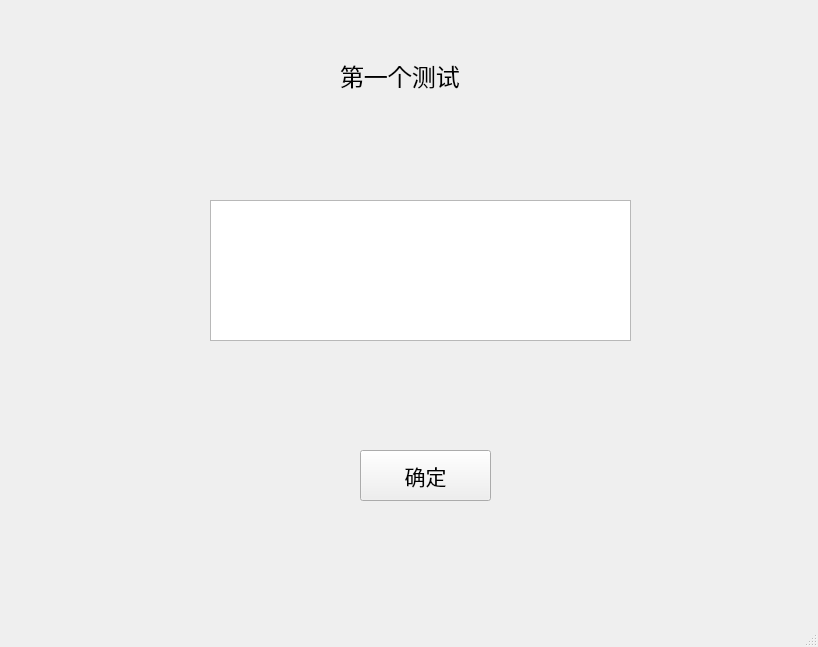
<?xml version="1.0" encoding="UTF-8"?>
<ui version="4.0">
 <class>MainWindow</class>
 <widget class="QMainWindow" name="MainWindow">
  <property name="geometry">
   <rect>
    <x>0</x>
    <y>0</y>
    <width>818</width>
    <height>647</height>
   </rect>
  </property>
  <property name="windowTitle">
   <string>MainWindow</string>
  </property>
  <widget class="QWidget" name="centralwidget">
   <widget class="QLabel" name="label">
    <property name="enabled">
     <bool>true</bool>
    </property>
    <property name="geometry">
     <rect>
      <x>340</x>
      <y>50</y>
      <width>181</width>
      <height>51</height>
     </rect>
    </property>
    <property name="font">
     <font>
      <pointsize>18</pointsize>
     </font>
    </property>
    <property name="text">
     <string>第一个测试</string>
    </property>
   </widget>
   <widget class="QPushButton" name="pushButton">
    <property name="geometry">
     <rect>
      <x>360</x>
      <y>450</y>
      <width>131</width>
      <height>51</height>
     </rect>
    </property>
    <property name="font">
     <font>
      <pointsize>16</pointsize>
      <weight>50</weight>
      <italic>false</italic>
      <bold>false</bold>
     </font>
    </property>
    <property name="text">
     <string>确定</string>
    </property>
   </widget>
   <widget class="QTextEdit" name="textEdit">
    <property name="geometry">
     <rect>
      <x>210</x>
      <y>200</y>
      <width>421</width>
      <height>141</height>
     </rect>
    </property>
   </widget>
  </widget>
  <widget class="QMenuBar" name="menubar">
   <property name="geometry">
    <rect>
     <x>0</x>
     <y>0</y>
     <width>818</width>
     <height>26</height>
    </rect>
   </property>
  </widget>
  <widget class="QStatusBar" name="statusbar"/>
 </widget>
 <resources/>
 <connections>
  <connection>
   <sender>pushButton</sender>
   <signal>clicked()</signal>
   <receiver>MainWindow</receiver>
   <slot>wodeclick()</slot>
   <hints>
    <hint type="sourcelabel">
     <x>468</x>
     <y>500</y>
    </hint>
    <hint type="destinationlabel">
     <x>549</x>
     <y>407</y>
    </hint>
   </hints>
  </connection>
 </connections>
 <slots>
  <slot>wodeclick()</slot>
 </slots>
</ui>
